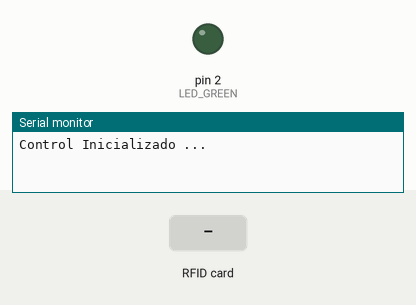
A sketch run on a simulated Arduino Uno, built with avr-gcc and run on an emulated ATmega328P. Parts: output pins drawn as LEDs (lit = HIGH), the last lines printed to the serial monitor. The test bench sets the inputs (shaded band). Pins used as bus, display or sensor lines are not drawn.

Above: at 1.2 s.
1.3 s: RFID card 5E 7A 19 C4 held to the reader
At 1.7 s:
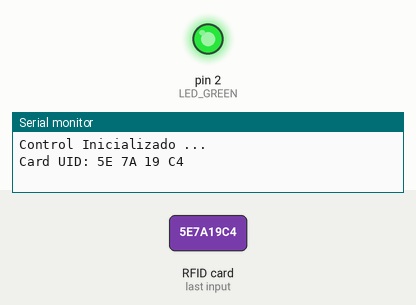
Timing chart, 0 to 4.3 s (numbered marks = the images above; inputs shaded):
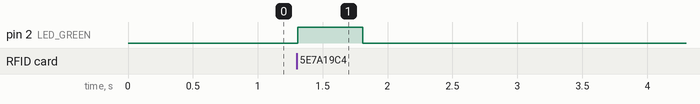

Measured:
- after the input at 1.3 s, pin 2 (LED_GREEN): LOW → HIGH at once, → LOW 0.50 s later

The sketch:

ControlAcceso_V02.ino
```cpp
#include <SPI.h>
#include <MFRC522.h>

#define RST_PIN  9       //Pin 9 para el reset del RC522
#define SS_PIN_ENB  10   //Pin 10 para el SS (SDA) del RC522
// #define LED_BLUE 13
#define LED_GREEN 2

MFRC522 MyLectorRF(SS_PIN_ENB, RST_PIN); //Creamos el objeto para el RC522

String BufferID = "";
//String TarjetaOk = "16c1baf8";

void setup() {
  Serial.begin(9600); //Iniciamos la comunicación  serial
  SPI.begin();        //Iniciamos el Bus SPI
  MyLectorRF.PCD_Init(); // Iniciamos  el MyLectorRF
  Serial.println("Control Inicializado ...");
  // pinMode(LED_BLUE, OUTPUT);
  pinMode(LED_GREEN, OUTPUT);

}

void loop()
{
  // Verificamos si se ha detectado alguna tarjeta
  if ( MyLectorRF.PICC_IsNewCardPresent())
  {
      // Determinamos el codigo de la tarjeta
            if ( MyLectorRF.PICC_ReadCardSerial())
            {
                  // Recuperamos en ID de la Tarjeta
                  BufferID = "";
                  Serial.print("Card UID:");
                  for (byte i = 0; i < MyLectorRF.uid.size; i++)
                  {
                          Serial.print(MyLectorRF.uid.uidByte[i] < 0x10 ? " 0" : " ");
                          Serial.print(MyLectorRF.uid.uidByte[i], HEX);
                          BufferID = BufferID + String(MyLectorRF.uid.uidByte[i], HEX);
                  }
                  digitalWrite(LED_GREEN, HIGH);
                  delay(500);                      // wait for a second
                  digitalWrite(LED_GREEN, LOW);
                  Serial.println();
                  Serial.println(BufferID);

                  /*
                  if (BufferID == TarjetaOk)
                  {
                    Serial.println("Puede Ingresar ... Ejecute las acciones pertinentes");
                    Serial.println ("Abriendo puerta");
                  }
                  else
                  {
                    Serial.println("Tarjeta Invalida ... acceso prohibido");
                  }
                  */

                  // Terminamos la lectura de la tarjeta  actual
                  MyLectorRF.PICC_HaltA();
            }
  }
}
```
